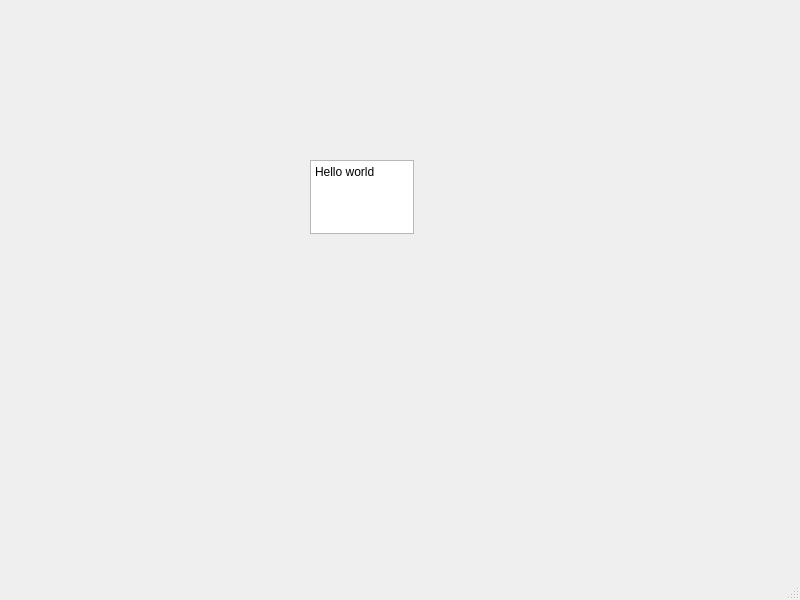
<?xml version="1.0" encoding="UTF-8"?>
<ui version="4.0">
 <class>MainWindow</class>
 <widget class="QMainWindow" name="MainWindow">
  <property name="geometry">
   <rect>
    <x>0</x>
    <y>0</y>
    <width>800</width>
    <height>600</height>
   </rect>
  </property>
  <property name="windowTitle">
   <string>MainWindow</string>
  </property>
  <widget class="QWidget" name="centralwidget">
   <widget class="QPlainTextEdit" name="plainTextEdit">
    <property name="geometry">
     <rect>
      <x>310</x>
      <y>160</y>
      <width>104</width>
      <height>74</height>
     </rect>
    </property>
    <property name="plainText">
     <string>Hello world</string>
    </property>
   </widget>
  </widget>
  <widget class="QMenuBar" name="menubar">
   <property name="geometry">
    <rect>
     <x>0</x>
     <y>0</y>
     <width>800</width>
     <height>24</height>
    </rect>
   </property>
  </widget>
  <widget class="QStatusBar" name="statusbar"/>
 </widget>
 <resources/>
 <connections/>
</ui>
